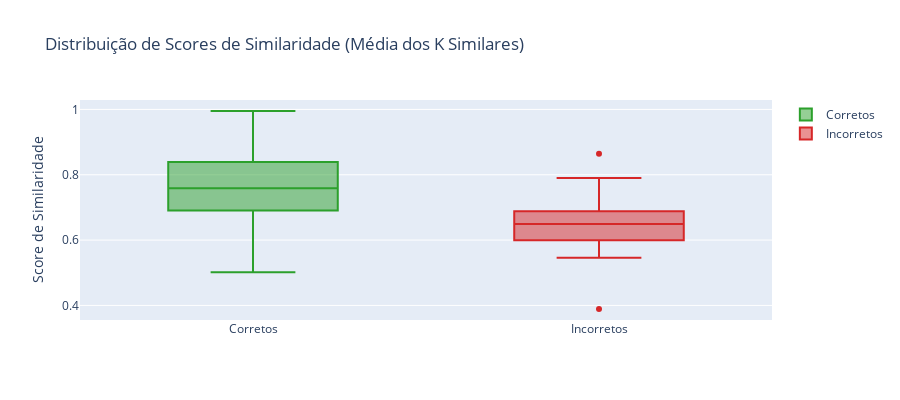

The cell this chart's notebook holds for it:
### Markdown cell above
### Análise de Scores de Similaridade (Evidência para Justificativa)

Aqui olhamos a distribuição dos scores de similaridade (média dos top-K) entre tickets que o classificador acertou
vs errou. A leitura aqui é voltada para a **força da evidência recuperada** para justificar a decisão.

- Scores mais altos sugerem que há exemplos bem próximos para sustentar a justificativa.
- Scores mais baixos sugerem tickets mais atípicos, onde a justificativa precisa ser mais cuidadosa (ou pode ficar menos convincente).

### Code cell
import numpy as np
import plotly.graph_objects as go

# Calcular média dos scores de similaridade por predição
def mean_similarity(result):
    scores = [t['score'] for t in result['similar_tickets']]
    return np.mean(scores) if scores else 0

scores_correct = [mean_similarity(r) for r in results if r['correct']]
scores_incorrect = [mean_similarity(r) for r in results if not r['correct']]

# Box plot comparativo
fig = go.Figure()
fig.add_trace(go.Box(y=scores_correct, name='Corretos', marker_color='#2ca02c'))
fig.add_trace(go.Box(y=scores_incorrect, name='Incorretos', marker_color='#d62728'))

fig.update_layout(
    title='Distribuição de Scores de Similaridade (Média dos K Similares)',
    yaxis_title='Score de Similaridade',
    height=400
)
fig.show()

# Estatísticas
print(f"Corretos:   média={np.mean(scores_correct):.3f}, mediana={np.median(scores_correct):.3f}, n={len(scores_correct)}")
if scores_incorrect:
    print(f"Incorretos: média={np.mean(scores_incorrect):.3f}, mediana={np.median(scores_incorrect):.3f}, n={len(scores_incorrect)}")
else:
    print("Nenhuma predição incorreta para análise.")

### Figure 1 — Plotly figure (JSON) as saved in the notebook; plotly's stock layout.template omitted (floating-point values rounded to 4 significant figures; data arrays with more than 128 entries replaced by an {"elided": "..."} marker saying what was removed)
{"data": [{"marker": {"color": "#2ca02c"}, "name": "Corretos", "type": "box", "y": {"elided": "168 float values"}}, {"marker": {"color": "#d62728"}, "name": "Incorretos", "type": "box", "y": [0.5515, 0.5569, 0.6584, 0.6703, 0.661, 0.6877, 0.7184, 0.3891, 0.6268, 0.6589, 0.5691, 0.688, 0.7554, 0.5847, 0.8643, 0.5457, 0.7215, 0.7561, 0.6503, 0.598, 0.7899, 0.6272, 0.6887, 0.6398, 0.6483, 0.6143, 0.6881, 0.5697, 0.6885, 0.6412, 0.6009, 0.606]}], "layout": {"height": 400, "title": {"text": "Distribuição de Scores de Similaridade (Média dos K Similares)"}, "yaxis": {"title": {"text": "Score de Similaridade"}}}}
